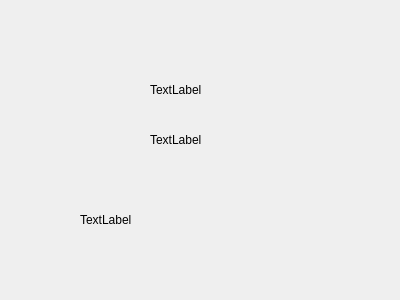
<?xml version="1.0" encoding="UTF-8"?>
<ui version="4.0">
 <class>Server</class>
 <widget class="QDialog" name="Server">
  <property name="geometry">
   <rect>
    <x>0</x>
    <y>0</y>
    <width>400</width>
    <height>300</height>
   </rect>
  </property>
  <property name="windowTitle">
   <string>Server</string>
  </property>
  <widget class="QLabel" name="IPlabel">
   <property name="geometry">
    <rect>
     <x>150</x>
     <y>80</y>
     <width>141</width>
     <height>20</height>
    </rect>
   </property>
   <property name="text">
    <string>TextLabel</string>
   </property>
  </widget>
  <widget class="QLabel" name="portlabel">
   <property name="geometry">
    <rect>
     <x>150</x>
     <y>130</y>
     <width>141</width>
     <height>20</height>
    </rect>
   </property>
   <property name="text">
    <string>TextLabel</string>
   </property>
  </widget>
  <widget class="QLabel" name="statuslabel">
   <property name="geometry">
    <rect>
     <x>80</x>
     <y>210</y>
     <width>261</width>
     <height>20</height>
    </rect>
   </property>
   <property name="text">
    <string>TextLabel</string>
   </property>
  </widget>
 </widget>
 <layoutdefault spacing="6" margin="11"/>
 <resources/>
 <connections/>
</ui>
